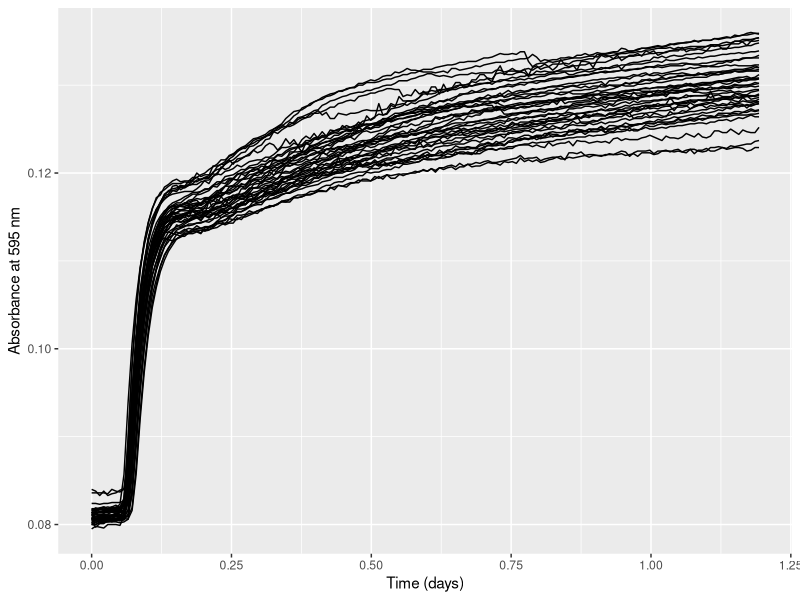
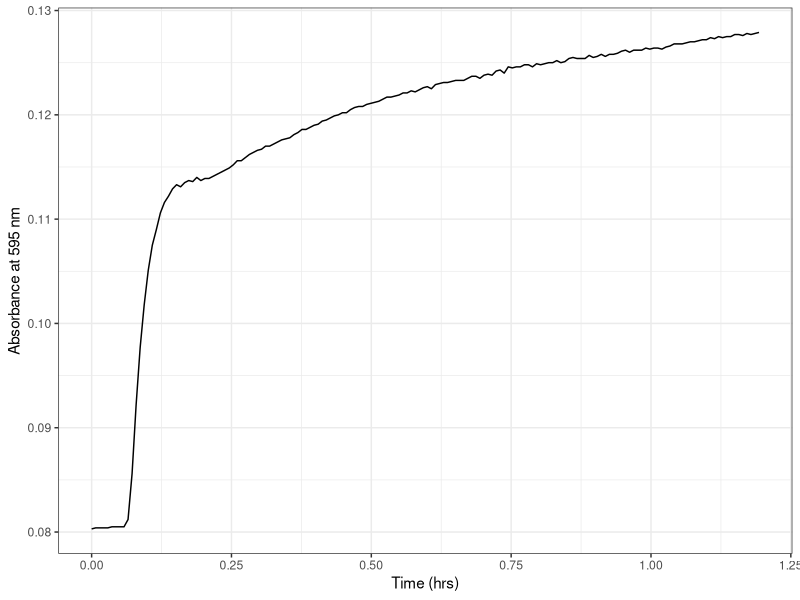
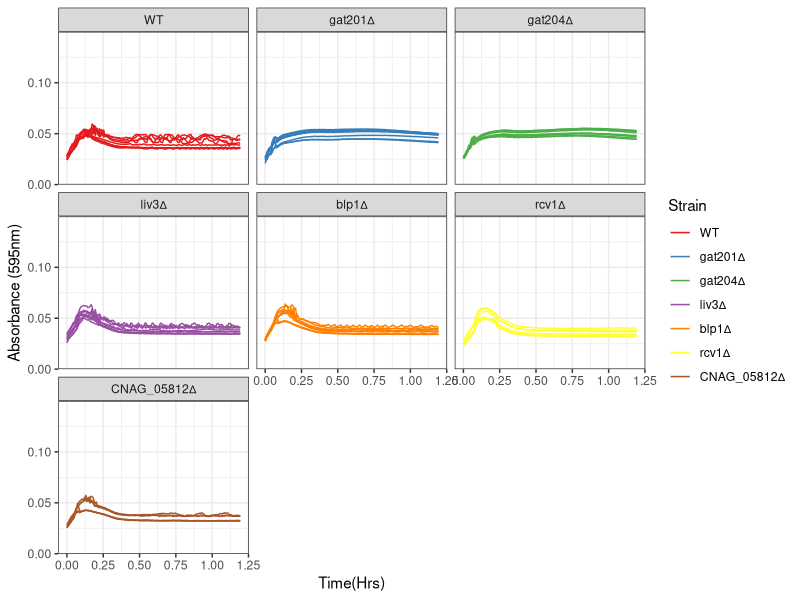
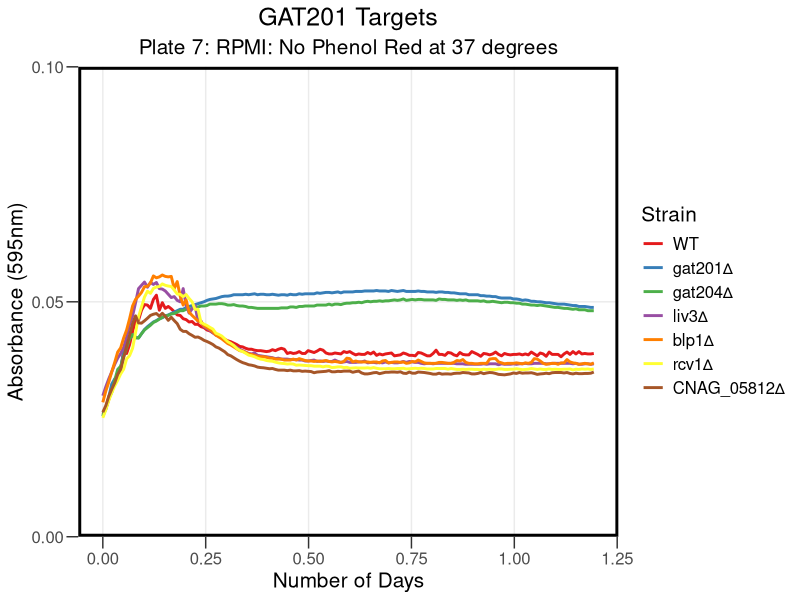
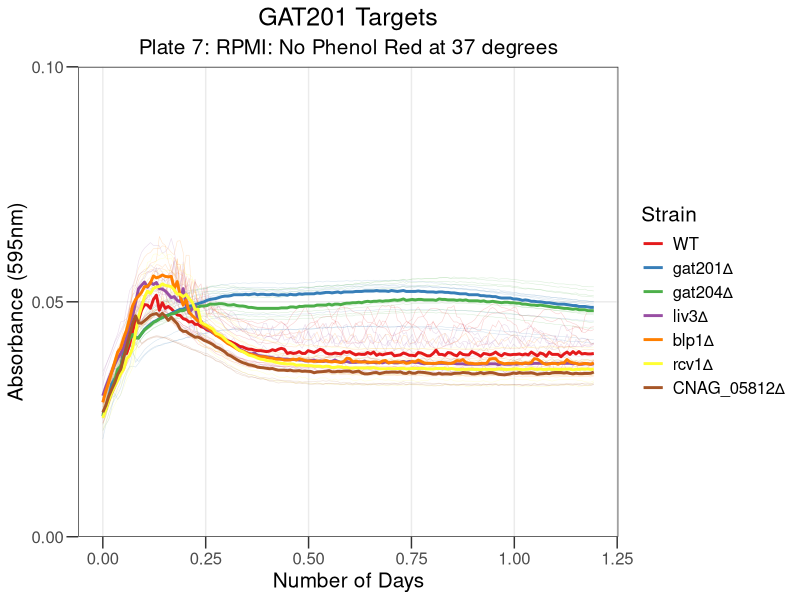
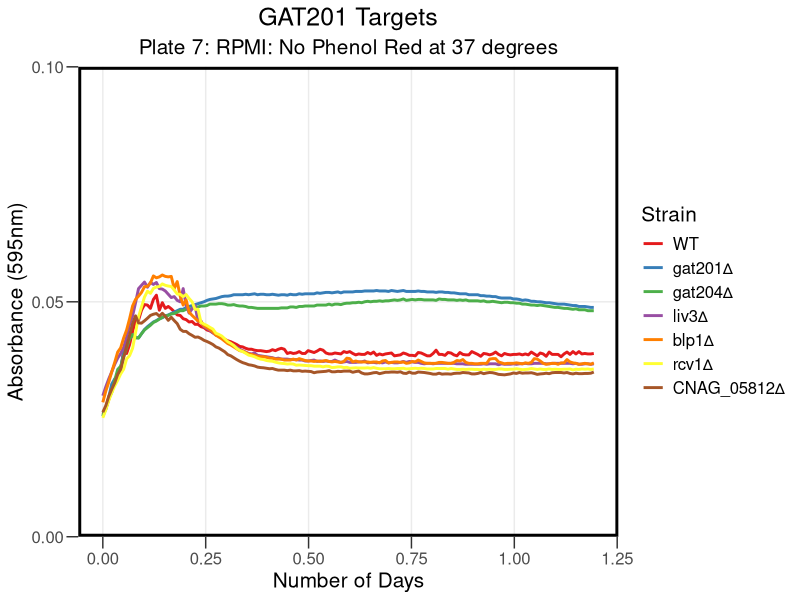
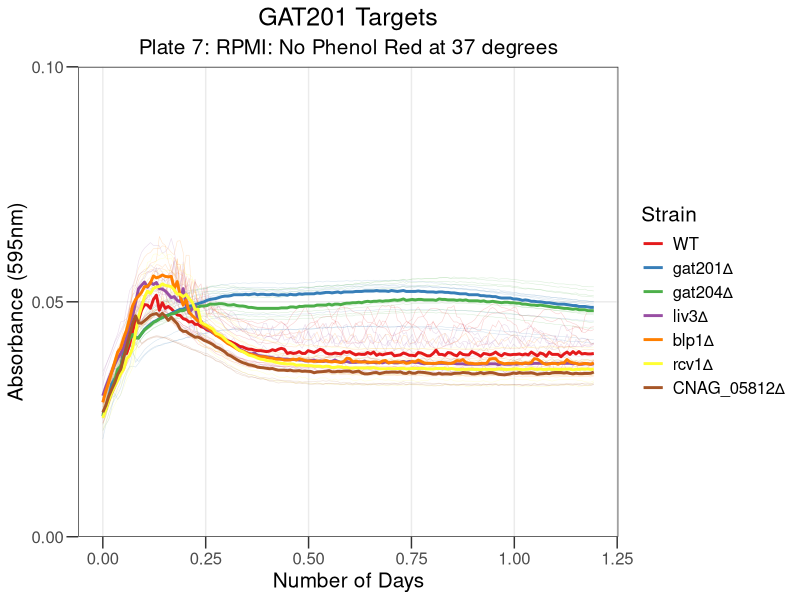

Reproduce these figures in R, in order.
## ---- chunk 1
knitr::opts_chunk$set(echo = TRUE , warning=FALSE, message=FALSE)
## ---- chunk 2

library("reshape2")
library(dplyr)
library(ggplot2)
library(tidyverse)
library(rmarkdown)
library(cowplot)
library(yaml)
library(knitr)
## ---- chunk 3

rawdata <- read.csv("../Input/20230519_RPMI_noPhenolRed_Gat201Targets_Plate7_csv.csv")

## ---- chunk 4

 rawdata_day<-mutate(rawdata, Time = Time/86400)

## ---- chunk 5

reshaped <- melt(rawdata_day, id=c("Time", "Temp"), 
                              variable.name="Well",
                              value.name="OD595")

summary(reshaped)
## ---- chunk 6

platemap <- 
  read.csv("../Input/20230519_RPMI_noPhenolRed_Gat201Targets_Plate7_setup.csv") %>%     
  dplyr::mutate(
    Strain = factor(Strain, 
                    levels = c("KN99", "GAT201", "GAT204", "LIV3","BLP1","RCV1","CNAG_05812"),
                    labels = c("WT", "gat201∆", "gat204∆", "liv3∆","blp1∆","rcv1∆", "CNAG_05812∆" ))
  )

head(platemap, n=10)


## ---- chunk 7

annotated <- inner_join(reshaped, platemap, by="Well")
 
## ---- chunk 8

ggplot(data=filter(annotated, is.na(Strain)),
           aes(x=Time, y=OD595,  group = Well)) + 
       geom_line() + 
       labs(x="Time (days)", y="Absorbance at 595 nm")
## ---- chunk 9

ggplot(data=filter(annotated,Well=="H11"), 
       aes(x=Time, y=OD595, group = Well)) + 
       geom_line() + 
       theme_bw()+
       labs(x="Time (hrs)", y="Absorbance at 595 nm")

## ---- chunk 10

blank_OD_summary <- annotated %>%
  filter(is.na(Strain), Time < 1/24) %>%
  
  group_by(Media) %>%
  summarise(OD_median=median(OD595),
            OD_mean=mean(OD595),
            OD_max=max(OD595),
            OD_min=min(OD595))
print(blank_OD_summary)
## ---- chunk 11

normalisedOD <- annotated %>%
  left_join(blank_OD_summary, by="Media") %>%
  mutate(OD_corrected = OD595 - OD_median)

## ---- chunk 12

ggplot(data=normalisedOD %>%
                      filter( !is.na(Strain) ), 
                      aes(x=Time, y=OD_corrected, color=Strain, group = Well)) + 
       geom_line() + 
       scale_y_continuous(limits=c(0,0.15),expand=c(0,0))+
       facet_wrap(Strain ~ .)+
  
       labs(x = "Time(Hrs)",
            y = "Absorbance (595nm)") +
       theme(text = element_text(size = 20))+
       theme_bw()+
       scale_color_brewer(palette="Set1")
## ---- chunk 13

ggplot(data=normalisedOD %>%
          filter( !is.na(Strain) ), 
         aes(x=Time, y=OD_corrected, color=Strain)) + 
         
         stat_summary(fun = "median", geom = "line", size = 1) +
         scale_y_continuous(limits=c(0,0.1),expand=c(0,0), breaks = c(0, 0.05, 0.1)) +
     
  
       labs(x = "Number of Days",
            y = "Absorbance (595nm)",
            title = "GAT201 Targets", subtitle = "Plate 7: RPMI: No Phenol Red at 37 degrees") +
           
       theme_bw() +
       theme(text = element_text(size = 15))+
       theme(axis.title = element_text(size = 15))+
       theme(axis.ticks.length = unit(0.3, "cm"))+
       theme(title = element_text(size = 15))+
       theme(panel.grid.minor = element_blank())+
       theme(legend.title = element_text(size = 15))+
      theme(legend.background = element_rect(fill = "transparent", color=NA))+
  theme(legend.key = element_rect(fill = "transparent", color=NA))+
       theme (plot.background =  element_rect(fill = "transparent", color=NA), 
         panel.background = element_rect(fill = "transparent", color=NA),)+
      theme(panel.border = element_rect(linetype = "solid", colour = "black", size = 2))+
  theme(plot.title = element_text(hjust = 0.5), plot.subtitle = element_text(hjust = 0.5) )+
       scale_color_brewer(palette="Set1")
       
## ---- chunk 14

ggsave("../Results/AllSummaryPR7.png",width = 6.6,height=5)
## ---- chunk 15

ggplot(data=normalisedOD %>%
                     filter( !is.na(Strain) ), 
                      aes(x=Time, y=OD_corrected, color=Strain)) + 
       geom_line(aes(group = Well), size = 0.2, alpha = 0.2) + 
       stat_summary(fun = "median", geom = "line", size = 1) +
       scale_y_continuous(limits=c(0,0.1),expand=c(0,0), breaks = c(0, 0.05, 0.1)) +
   
       labs(x = "Number of Days",
            y = "Absorbance (595nm)",
            title = "GAT201 Targets", subtitle = "Plate 7: RPMI: No Phenol Red at 37 degrees") +
 
       theme_bw() +
       theme(text = element_text(size = 15))+
       theme(axis.title = element_text(size = 15)) +
  theme(axis.ticks.length = unit(0.3, "cm"))+
       theme(title = element_text(size = 15))+
    
       theme(legend.title = element_text(size = 15))+
  theme(panel.grid.minor = element_blank())+
   theme(plot.title = element_text(hjust = 0.5), plot.subtitle = element_text(hjust = 0.5) )+
  
       scale_color_brewer(palette="Set1")
## ---- chunk 16

ggsave("../Results/StatSummaryPlate7.png",width = 6.6,height=5)
